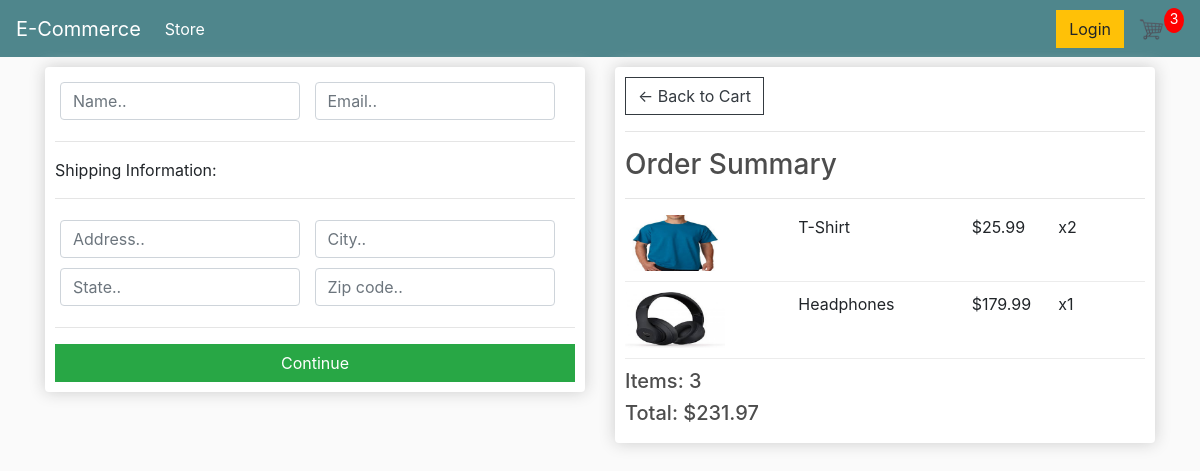
Before: /checkout/ (signed in) with the older database file.
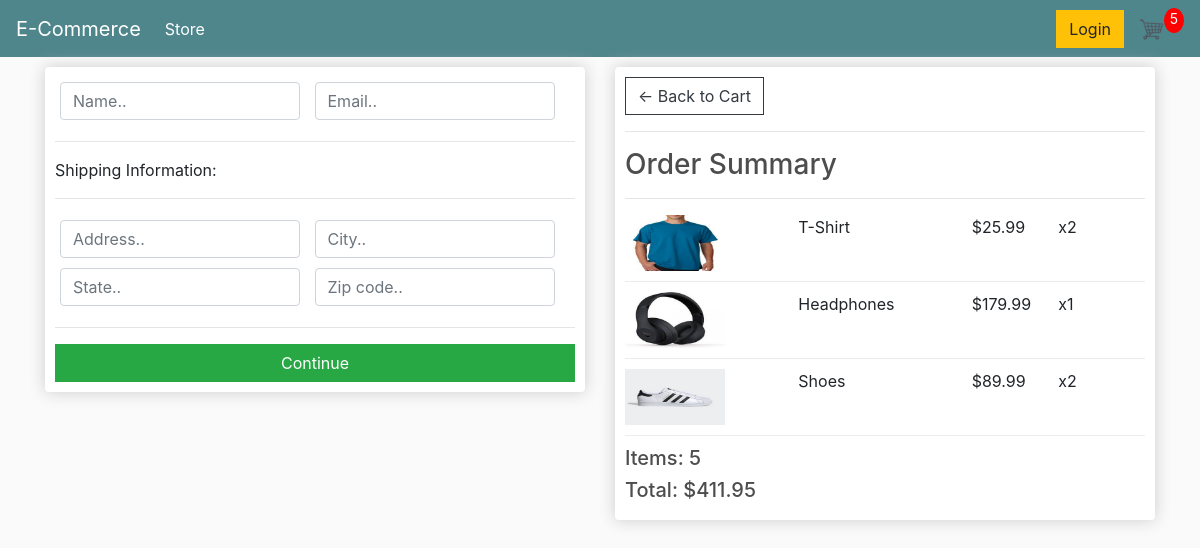
After: the same page with the newer database file.
### store/models.py (models this page shows, shortened)
class OrderItem(models.Model):
    product = models.ForeignKey(Product, on_delete=models.SET_NULL, null=True, blank=True)
    order = models.ForeignKey(Order, on_delete=models.SET_NULL, null=True, blank=True)
    quantity = models.IntegerField(default=0, null=True, blank=True)
    date_added = models.DateField(auto_now_add=True) # Select the current date
    @property
    def get_total(self): # Show the current price of the arrow
        total = self.product.price * self.quantity
        return total

class Product(models.Model):
    name = models.CharField(max_length=200, null=True)
    price = models.FloatField()
    digital = models.BooleanField(default=False, null=True, blank=True) # If a product is digital, we dont neet to put it on the shipping
    image = models.ImageField(null=True, blank=True)
    @property # To avoid error when there's no picture
    def imageURL(self):
        try:
            url = self.image.url
        except:
            url = ''
        return url

class Order(models.Model):
    customer = models.ForeignKey(Customer, on_delete=models.SET_NULL, null=True, blank=True)
    date_ordered = models.DateField(auto_now_add=True) # Select the current date
    complete  = models.BooleanField(default=False, null=True, blank=True)
    transaction_id = models.CharField(max_length=200, null=True)
    @property
    def shipping(self): # If at least element of the order is not digital, a shipping exist
        shipping = False
        orderItems = self.orderitem_set.all()
        for item in orderItems:
            if item.product.digital == False:
                shipping = True
                break
        return shipping
    @property
    def get_cart_total(self): # Show the total price to pay
        orderitems = self.orderitem_set.all()
        total = sum([item.get_total for item in orderitems])
        return total
    @property
    def get_cart_items(self): # Show the amount of items to pay
        orderitems = self.orderitem_set.all()
        total = sum([item.quantity for item in orderitems])
        return total

### store/views.py (the view)
# urls.py: path('checkout/', views.checkout, name='checkout'),
def checkout(request):
    if request.user.is_authenticated:
        customer = request.user.customer
        order, created = Order.objects.get_or_create(customer=customer, complete=False)
        items = order.orderitem_set.all() # The reason the reverse is a queryset is, ForeignKey is 1-to-many relationship. Hence, the reverse is a queryset.
        cartItems = order.get_cart_items
    else:
        items = []
        order = {'get_cart_total': 0, 'get_cart_items': 0, 'shipping': False}
        cartItems = order['get_cart_items']
    context = {'items': items, 'order': order, 'cartItems': cartItems}
    return render(request, 'store/checkout.html', context)

### store/templates/store/checkout.html (shortened to what this page needs)
{% extends 'store/main.html' %}
{% load static %}
{% block content %}
<div class="row">
	<div class="col-lg-6">
		<div class="box-element" id="form-wrapper">
            <form id="form">
                <div id="user-info">
                    <div class="form-field">
                        <input required class="form-control" type="text" name="name" placeholder="Name..">
                    </div>
                    <div class="form-field">
                        <input required class="form-control" type="email" name="email" placeholder="Email..">
                    </div>
                </div>
                <div id="shipping-info">
                    <hr>
                    <p>Shipping Information:</p>
                    <hr>
                    <div class="form-field">
                        <input class="form-control" type="text" name="address" placeholder="Address..">
                    </div>
                    <div class="form-field">
                        <input class="form-control" type="text" name="city" placeholder="City..">
                    </div>
                    <div class="form-field">
                        <input class="form-control" type="text" name="state" placeholder="State..">
                    </div>
                    <div class="form-field">
                        <input class="form-control" type="text" name="zipcode" placeholder="Zip code..">
                    </div>
                </div>
                <hr>
                <input id="form-button" class="btn btn-success btn-block" type="submit" value="Continue">
            </form>
		</div>
        <br>
	</div>
	<div class="col-lg-6">
		<div class="box-element">
            <a  class="btn btn-outline-dark" href="{% url 'cart' %}">&#x2190; Back to Cart</a>
            <hr>
            <h3>Order Summary</h3>
            <hr>
            {% for item in items %}
            <div class="cart-row">
                <div style="flex:2"><img class="row-image" src="{{item.product.imageURL}}"></div>
                <div style="flex:2"><p>{{item.product.name}}</p></div>
                <div style="flex:1"><p>${{item.product.price|floatformat:2}}</p></div>
                <div style="flex:1"><p>x{{item.quantity}}</p></div>
            </div>
            {% endfor %}
            <h5>Items: {{order.get_cart_items}}</h5>
            <h5>Total: ${{order.get_cart_total|floatformat:2}}</h5>
        </div>
	</div>
</div>
{% endblock content %}

Changed rows visible on the page:
added OrderItem: product.imageURL (picture), product.name "Shoes", product.price "89.99", quantity "2"
computed for Order: get_cart_items "3" → "5"; get_cart_total "231.97" → "411.95"
Other visible differences:
{{ cartItems }}: "3" → "5"
